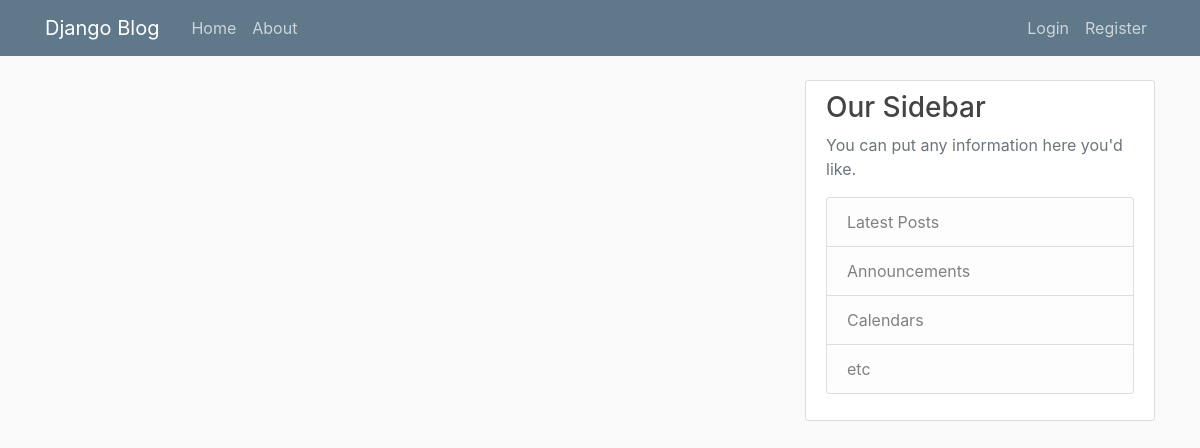
Before: / with the older database file.
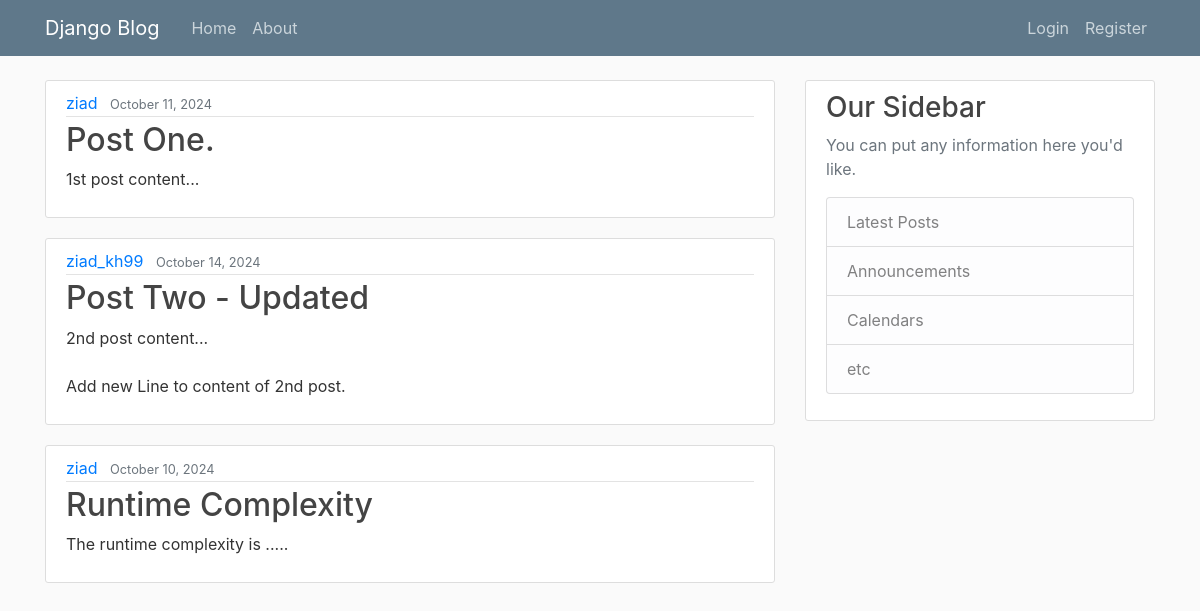
After: the same page with the newer database file.
### blog/models.py (models this page shows, shortened)
class Post(models.Model):
    title = models.CharField(max_length=100)                    # title VARCHAR(100)
    content = models.TextField()                                # Unrestrected text
    date_posted = models.DateTimeField(default=timezone.now)
    author = models.ForeignKey(User, on_delete=models.CASCADE)

### blog/views.py (the view)
# urls.py: 2. Add a URL to urlpatterns:  path('', views.home, name='home')
def home(request):
    context = {
        'posts': Post.objects.all(),
        'title': 'AZ-Blog Home',
    }
    return render(request, 'blog/home.html', context)

### blog/templates/blog/home.html
{% extends 'blog/base.html' %}
{% block content %}
    {% for post in posts %}
        <article class="media content-section">
        <div class="media-body">
            <div class="article-metadata">
            <a class="mr-2" href="#">{{ post.author }}</a>
            <small class="text-muted">{{ post.date_posted | date:'F d, Y'}}</small>
            </div>
            <h2><a class="article-title" href="#">{{ post.title }}</a></h2>
            <p class="article-content">{{ post.content }}</p>
        </div>
        </article>
    {% endfor %}
{% endblock content %}

### blog/templates/blog/base.html (shortened to what this page needs)
{% load static %}
<!DOCTYPE html>
<html lang="en">
<head>
    <link rel="stylesheet" href="https://cdn.jsdelivr.net/npm/bootstrap@4.4.1/dist/css/bootstrap.min.css">
    <link rel="stylesheet" href="{% static 'blog/main.css' %}" />
</head>
<body>
    <header class="site-header">
        <nav class="navbar navbar-expand-md navbar-dark bg-steel fixed-top">
          <div class="container">
            <a class="navbar-brand mr-4" href="/">Django Blog</a>
            <div class="collapse navbar-collapse" id="navbarToggle">
              <div class="navbar-nav mr-auto">
                <a class="nav-item nav-link" href="{% url 'blog-home' %}">Home</a>
                <a class="nav-item nav-link" href="{% url 'blog-about' %}">About</a>
              </div>
              <div class="navbar-nav">
                <a class="nav-item nav-link" href="#">Login</a>
                <a class="nav-item nav-link" href="#">Register</a>
              </div>
            </div>
          </div>
        </nav>
    </header>
    <main role="main" class="container">
        <div class="row">
          <div class="col-md-8">
            {% block content %}{% endblock %}
          </div>
          <div class="col-md-4">
            <div class="content-section">
              <h3>Our Sidebar</h3>
              <p class='text-muted'>You can put any information here you'd like.
                <ul class="list-group">
                  <li class="list-group-item list-group-item-light">Latest Posts</li>
                  <li class="list-group-item list-group-item-light">Announcements</li>
                  <li class="list-group-item list-group-item-light">Calendars</li>
                  <li class="list-group-item list-group-item-light">etc</li>
                </ul>
              </p>
            </div>
          </div>
        </div>
      </main>
</body>
</html>

### blog/static/blog/main.css (style rules this page uses)
body { background: #fafafa; color: #333333; margin-top: 5rem; }
h1, h2, h3, h4, h5, h6 { color: #444444; }
ul { margin: 0; }
.bg-steel { background-color: #5f788a; }
.site-header .navbar-nav .nav-link { color: #cbd5db; }
.content-section { background: #ffffff; padding: 10px 20px; border: 1px solid #dddddd; border-radius: 3px; margin-bottom: 20px; }
.article-title { color: #444444; }
.article-content { white-space: pre-line; }
.article-metadata { padding-bottom: 1px; margin-bottom: 4px; border-bottom: 1px solid #e3e3e3 }

Changed rows visible on the page:
added Post: author "ziad", date_posted "October 11, 2024", title "Post One.", content "1st post content..."
added Post: author "ziad_kh99", date_posted "October 14, 2024", title "Post Two - Updated", content "2nd post content... Add new Line to content of 2nd post."
added Post: author "ziad", date_posted "October 10, 2024", title "Runtime Complexity", content "The runtime complexity is ....."
